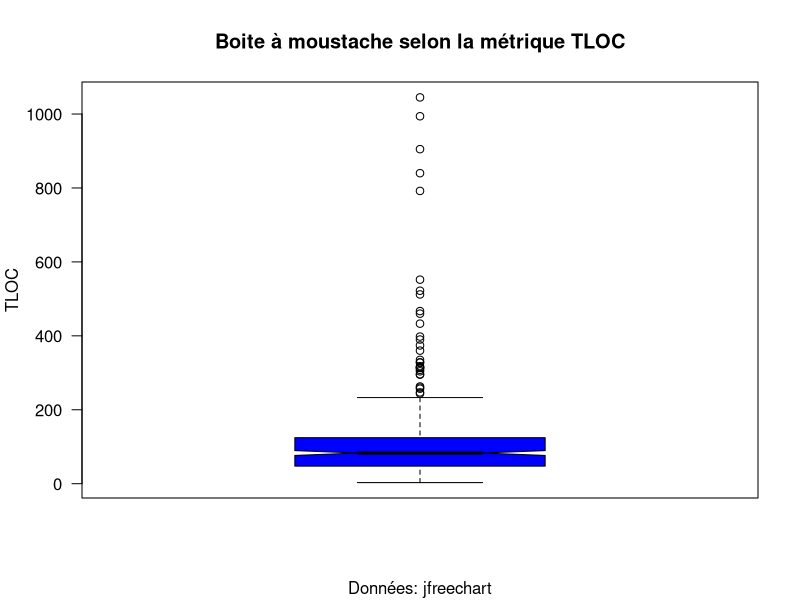
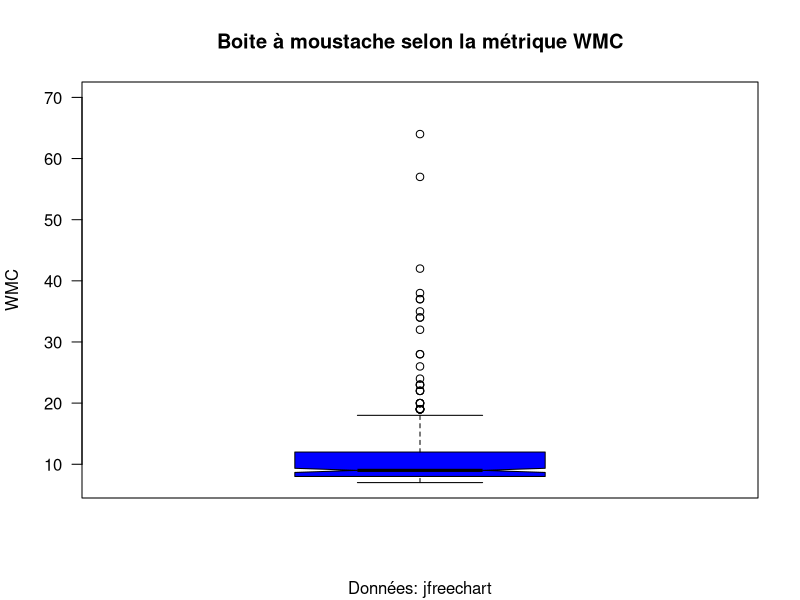
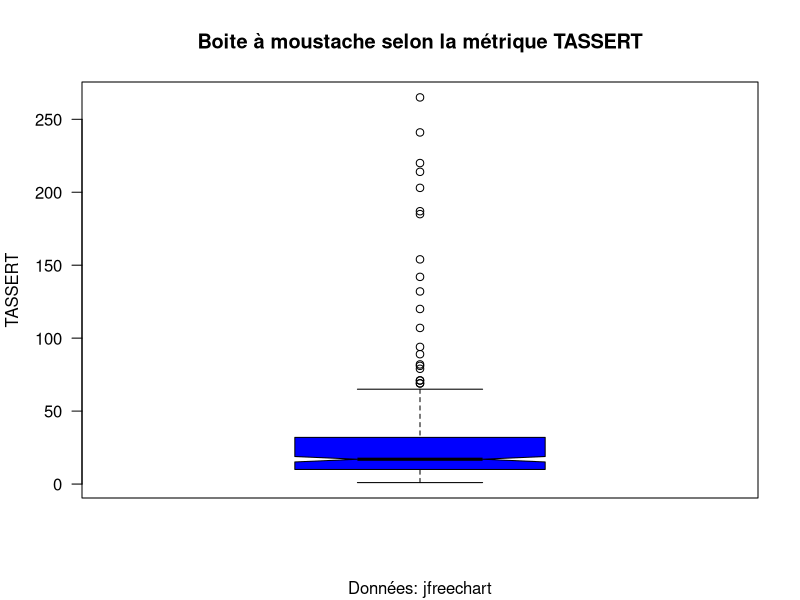
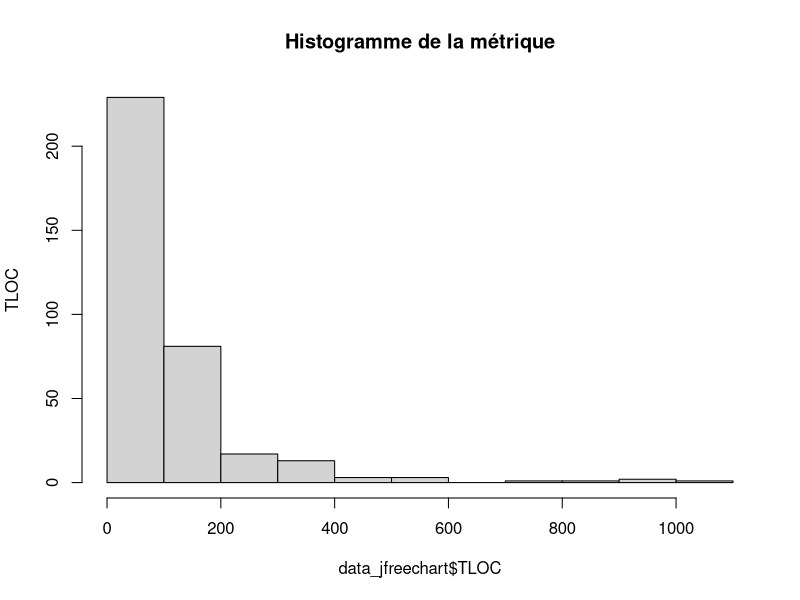
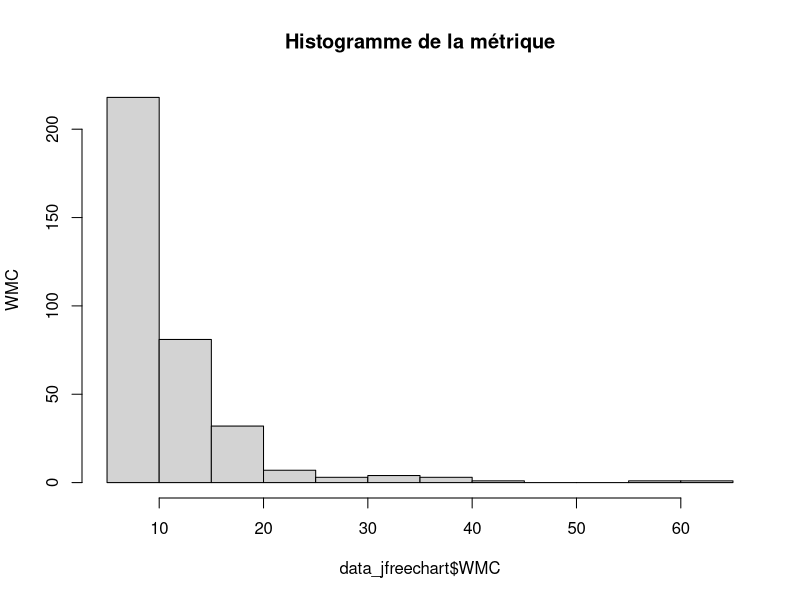
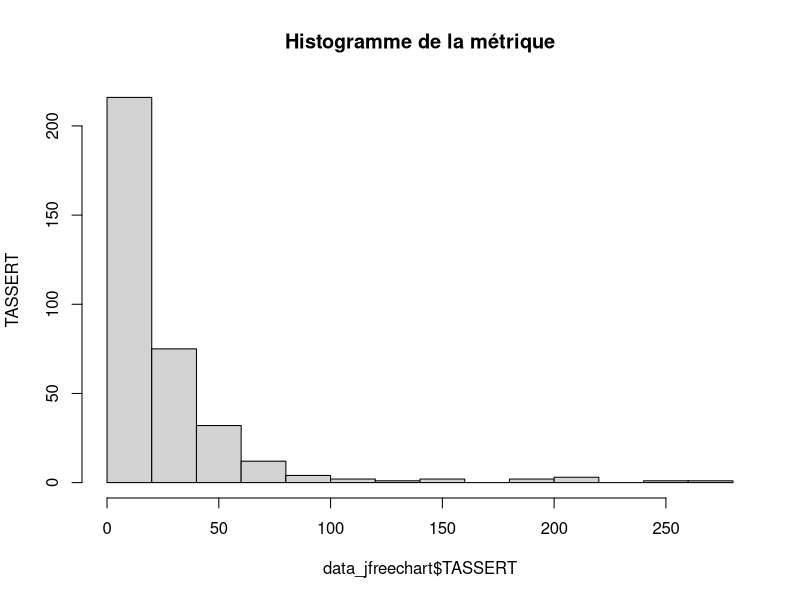

These charts were generated, in order, by the following R code: (Note: this script raises an error after producing the figures.)
#setwd("/Users/margueritemireille/Downloads/Devoir 3 QLM")
#Importation des données
data_jfreechart <- read.csv("jfreechart-test-stats.csv" , sep = ",")

#Boite à moustaches (Variables quantitatives)

## Métrique TLOC
boxplot(data_jfreechart$TLOC,
        ylab = "TLOC",
        main = 'Boite à moustache selon la métrique TLOC',
        col = "blue",
        las = 1,
        sub = "Données: jfreechart",
        notch = TRUE )
summary(data_jfreechart$TLOC)  


## Métrique WMC
boxplot(data_jfreechart$WMC,
        ylab = "WMC",
        main = 'Boite à moustache selon la métrique WMC',
        col = "blue",
        las = 1,
        sub = "Données: jfreechart",
        notch = TRUE,
        ylim = c(7,70))

summary(data_jfreechart$WMC)      

## Métrique TASSERT
boxplot(data_jfreechart$TASSERT,
        ylab = "TASSERT",
        main = 'Boite à moustache selon la métrique TASSERT',
        col = "blue",
        las = 1,
        sub = "Données: jfreechart",
        notch = TRUE)


summary(data_jfreechart$TASSERT)     

#Histogramme
hist_TLOC <- hist(data_jfreechart$TLOC, main = "Histogramme de la métrique", ylab = "TLOC")
hist_WMC <- hist(data_jfreechart$WMC, main = "Histogramme de la métrique", ylab = "WMC")
hist_TASSERT <- hist(data_jfreechart$TASSERT, main = "Histogramme de la métrique", ylab = "TASSERT")


# Filtrer les classes avec plus de 20 assertions
classes_plus_de_20_assertions <- data_jfreechart[data_jfreechart$TASSERT > 20, ]

# Afficher les classes
print(classes_plus_de_20_assertions)

# Filtrer les classes avec plus de 20 assertions
classes_moins_egale_a_20_assertions <- data_jfreechart[data_jfreechart$TASSERT <= 20, ]

# Afficher les classes
print(classes_moins_egale_a_20_assertions)

#Enregistrement fichier
subset_data <- subset(data_jfreechart, TASSERT <= 20  )
write.table(subset_data, file = "~/Downloads/IFT3913-main 3/Tp3/classes_tassert_inferieur_egale_20", sep = ",", row.names = FALSE)




#Enregistrement fichier
subset1_data <- subset(data_jfreechart, TASSERT > 20  )
write.table(subset1_data, file = "~/Downloads/IFT3913-main 3/Tp3/classes_tassert_sup_20", sep = ",", row.names = FALSE)




summary(classes_moins_egale_a_20_assertions$TLOC)
summary(classes_plus_de_20_assertions$TLOC)
summary(classes_moins_egale_a_20_assertions$WMC)
summary(classes_plus_de_20_assertions$WMC)
